Frame 1 (no input): blank canvas, image omitted
Frame 60 (the mouse pressed at the canvas centre just before this capture): blank canvas, image omitted
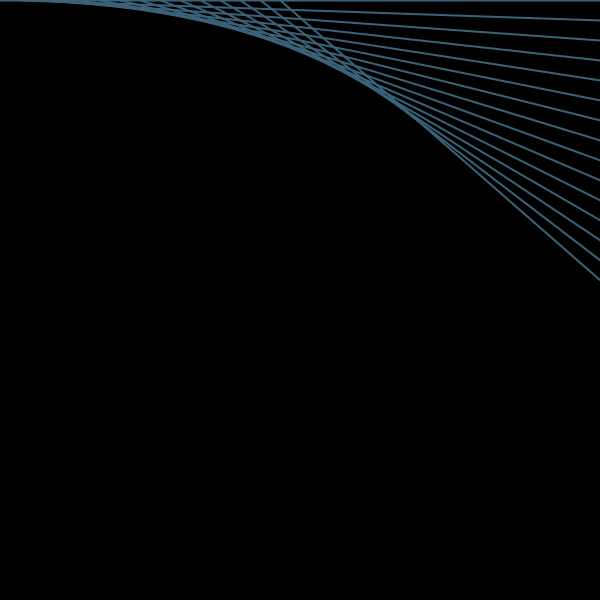
Frame 120 (the mouse held since frame 60 and released just before this capture)

The Processing sketch whose frames 1 and 60 were blank and that drew this single picture after the mouse press (run headless with seeded random() and noise(); from frame 60 on, the mouse is pressed at the canvas centre):

// Processing sketch: lining_cross
// ── lining_cross.pde
void setup(){

  size(600, 600);
}
void draw(){
background(0);
  
  stroke(random(255),random(255),random(255));
  strokeWeight(2);
  int x=0;
 while(x<mouseY||x<mouseX)
  {line(x, 0, width, x);

  x=x+20;
  
  }}
 
